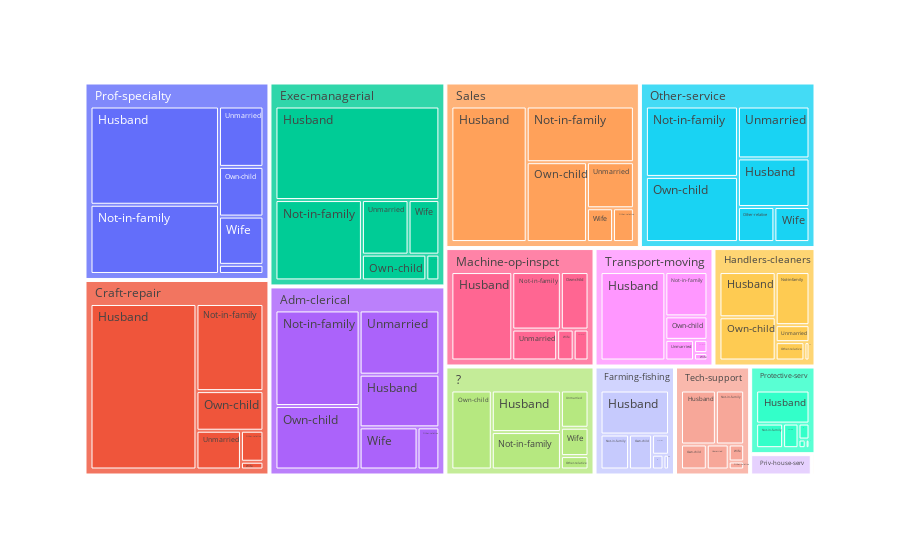

The cell this chart's notebook holds for it:
### Code cell
grafico = px.treemap(base_census, path=['occupation', 'relationship'])
grafico.show()

### Figure 1 — Plotly figure (JSON) as saved in the notebook; plotly's stock layout.template omitted (floating-point values rounded to 4 significant figures)
{"data": [{"branchvalues": "total", "domain": {"x": [0, 1], "y": [0, 1]}, "hovertemplate": "labels=%{label}<br>count=%{value}<br>parent=%{parent}<br>id=%{id}<extra></extra>", "ids": [" ?/ Husband", " Adm-clerical/ Husband", " Armed-Forces/ Husband", " Craft-repair/ Husband", " Exec-managerial/ Husband", " Farming-fishing/ Husband", " Handlers-cleaners/ Husband", " Machine-op-inspct/ Husband", " Other-service/ Husband", " Prof-specialty/ Husband", " Protective-serv/ Husband", " Sales/ Husband", " Tech-support/ Husband", " Transport-moving/ Husband", " ?/ Not-in-family", " Adm-clerical/ Not-in-family", " Armed-Forces/ Not-in-family", " Craft-repair/ Not-in-family", " Exec-managerial/ Not-in-family", " Farming-fishing/ Not-in-family", " Handlers-cleaners/ Not-in-family", " Machine-op-inspct/ Not-in-family", " Other-service/ Not-in-family", " Priv-house-serv/ Not-in-family", " Prof-specialty/ Not-in-family", " Protective-serv/ Not-in-family", " Sales/ Not-in-family", " Tech-support/ Not-in-family", " Transport-moving/ Not-in-family", " ?/ Other-relative", " Adm-clerical/ Other-relative", " Armed-Forces/ Other-relative", " Craft-repair/ Other-relative", " Exec-managerial/ Other-relative", " Farming-fishing/ Other-relative", " Handlers-cleaners/ Other-relative", " Machine-op-inspct/ Other-relative", " Other-service/ Other-relative", " Priv-house-serv/ Other-relative", " Prof-specialty/ Other-relative", " Protective-serv/ Other-relative", " Sales/ Other-relative", " Tech-support/ Other-relative", " Transport-moving/ Other-relative", " ?/ Own-child", " Adm-clerical/ Own-child", " Armed-Forces/ Own-child", " Craft-repair/ Own-child", " Exec-managerial/ Own-child", " Farming-fishing/ Own-child", " Handlers-cleaners/ Own-child", " Machine-op-inspct/ Own-child", " Other-service/ Own-child", " Priv-house-serv/ Own-child", " Prof-specialty/ Own-child", " Protective-serv/ Own-child", " Sales/ Own-child", " Tech-support/ Own-child", " Transport-moving/ Own-child", " ?/ Unmarried", " Adm-clerical/ Unmarried", " Craft-repair/ Unmarried", " Exec-managerial/ Unmarried", " Farming-fishing/ Unmarried", " Handlers-cleaners/ Unmarried", " Machine-op-inspct/ Unmarried", " Other-service/ Unmarried", " Priv-house-serv/ Unmarried", " Prof-specialty/ Unmarried", " Protective-serv/ Unmarried", " Sales/ Unmarried", " Tech-support/ Unmarried", " Transport-moving/ Unmarried", " ?/ Wife", " Adm-clerical/ Wife", " Craft-repair/ Wife", " Exec-managerial/ Wife", " Farming-fishing/ Wife", " Handlers-cleaners/ Wife", " Machine-op-inspct/ Wife", " Other-service/ Wife", " Priv-house-serv/ Wife", " Prof-specialty/ Wife", " Protective-serv/ Wife", " Sales/ Wife", " Tech-support/ Wife", " Transport-moving/ Wife", " ?", " Adm-clerical", " Armed-Forces", " Craft-repair", " Exec-managerial", " Farming-fishing", " Handlers-cleaners", " Machine-op-inspct", " Other-service", " Priv-house-serv", " Prof-specialty", " Protective-serv", " Sales", " Tech-support", " Transport-moving"], "labels": [" Husband", " Husband", " Husband", " Husband", " Husband", " Husband", " Husband", " Husband", " Husband", " Husband", " Husband", " Husband", " Husband", " Husband", " Not-in-family", " Not-in-family", " Not-in-family", " Not-in-family", " Not-in-family", " Not-in-family", " Not-in-family", " Not-in-family", " Not-in-family", " Not-in-family", " Not-in-family", " Not-in-family", " Not-in-family", " Not-in-family", " Not-in-family", " Other-relative", " Other-relative", " Other-relative", " Other-relative", " Other-relative", " Other-relative", " Other-relative", " Other-relative", " Other-relative", " Other-relative", " Other-relative", " Other-relative", " Other-relative", " Other-relative", " Other-relative", " Own-child", " Own-child", " Own-child", " Own-child", " Own-child", " Own-child", " Own-child", " Own-child", " Own-child", " Own-child", " Own-child", " Own-child", " Own-child", " Own-child", " Own-child", " Unmarried", " Unmarried", " Unmarried", " Unmarried", " Unmarried", " Unmarried", " Unmarried", " Unmarried", " Unmarried", " Unmarried", " Unmarried", " Unmarried", " Unmarried", " Unmarried", " Wife", " Wife", " Wife", " Wife", " Wife", " Wife", " Wife", " Wife", " Wife", " Wife", " Wife", " Wife", " Wife", " Wife", " ?", " Adm-clerical", " Armed-Forces", " Craft-repair", " Exec-managerial", " Farming-fishing", " Handlers-cleaners", " Machine-op-inspct", " Other-service", " Priv-house-serv", " Prof-specialty", " Protective-serv", " Sales", " Tech-support", " Transport-moving"], "name": "", "parents": [" ?", " Adm-clerical", " Armed-Forces", " Craft-repair", " Exec-managerial", " Farming-fishing", " Handlers-cleaners", " Machine-op-inspct", " Other-service", " Prof-specialty", " Protective-serv", " Sales", " Tech-support", " Transport-moving", " ?", " Adm-clerical", " Armed-Forces", " Craft-repair", " Exec-managerial", " Farming-fishing", " Handlers-cleaners", " Machine-op-inspct", " Other-service", " Priv-house-serv", " Prof-specialty", " Protective-serv", " Sales", " Tech-support", " Transport-moving", " ?", " Adm-clerical", " Armed-Forces", " Craft-repair", " Exec-managerial", " Farming-fishing", " Handlers-cleaners", " Machine-op-inspct", " Other-service", " Priv-house-serv", " Prof-specialty", " Protective-serv", " Sales", " Tech-support", " Transport-moving", " ?", " Adm-clerical", " Armed-Forces", " Craft-repair", " Exec-managerial", " Farming-fishing", " Handlers-cleaners", " Machine-op-inspct", " Other-service", " Priv-house-serv", " Prof-specialty", " Protective-serv", " Sales", " Tech-support", " Transport-moving", " ?", " Adm-clerical", " Craft-repair", " Exec-managerial", " Farming-fishing", " Handlers-cleaners", " Machine-op-inspct", " Other-service", " Priv-house-serv", " Prof-specialty", " Protective-serv", " Sales", " Tech-support", " Transport-moving", " ?", " Adm-clerical", " Craft-repair", " Exec-managerial", " Farming-fishing", " Handlers-cleaners", " Machine-op-inspct", " Other-service", " Priv-house-serv", " Prof-specialty", " Protective-serv", " Sales", " Tech-support", " Transport-moving", "", "", "", "", "", "", "", "", "", "", "", "", "", "", ""], "type": "treemap", "values": [489, 608, 2, 2511, 2187, 554, 437, 889, 516, 1804, 372, 1506, 350, 968, 440, 1163, 4, 836, 991, 183, 309, 461, 963, 64, 1271, 140, 881, 284, 315, 63, 133, 2, 100, 48, 31, 91, 76, 190, 19, 58, 13, 104, 23, 30, 543, 772, 1, 380, 237, 148, 418, 263, 891, 22, 316, 80, 710, 120, 167, 175, 741, 247, 363, 63, 99, 229, 552, 35, 384, 37, 319, 102, 100, 133, 353, 25, 240, 15, 16, 84, 183, 9, 307, 7, 130, 49, 17, 1843, 3770, 9, 4099, 4066, 994, 1370, 2002, 3295, 149, 4140, 649, 3650, 928, 1597]}], "layout": {"legend": {"tracegroupgap": 0}, "margin": {"t": 60}}}
